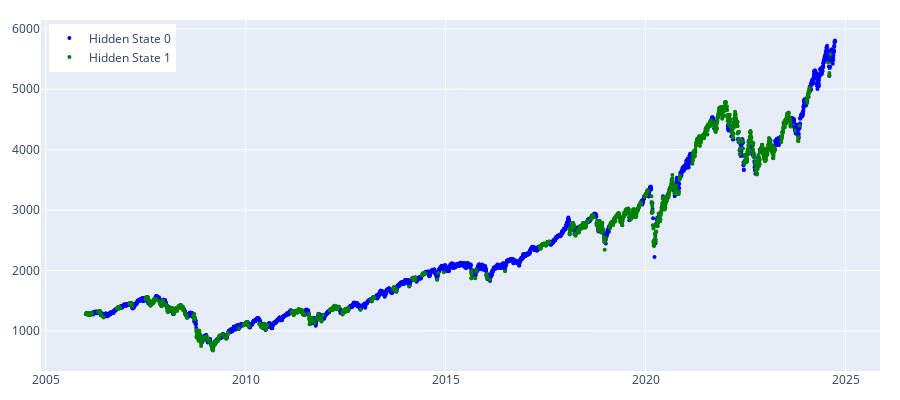

The notebook cell this image was saved under:
### Markdown cell above
After defining the params, model, and split index, we run the feed-forward training model with retraining after every 20 observations and plot the predicted hidden states using the GMM.

### Code cell
states_pred_gmm = feed_forward_training(model_gmm, params, prices_array, split_index, 20)
plot_hidden_states(np.array(states_pred_gmm), prices[[f'{"Min.Dollar"}']][split_index:])

### Figure 1 — Plotly figure (JSON) as saved in the notebook; plotly's stock layout.template omitted (floating-point values rounded to 4 significant figures; data arrays with more than 128 entries replaced by an {"elided": "..."} marker saying what was removed)
{"data": [{"marker": {"color": "blue", "size": 4}, "mode": "markers", "name": "Hidden State 0", "type": "scatter", "x": {"elided": "2900 str values"}, "y": {"elided": "2900 float values"}}, {"marker": {"color": "green", "size": 4}, "mode": "markers", "name": "Hidden State 1", "type": "scatter", "x": {"elided": "1821 str values"}, "y": {"elided": "1821 float values"}}], "layout": {"height": 400, "legend": {"x": 0.01, "xanchor": "left", "y": 0.99, "yanchor": "top"}, "margin": {"b": 20, "l": 20, "r": 20, "t": 20}, "width": 900}}
